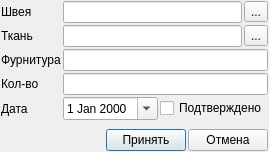
<?xml version="1.0" encoding="UTF-8"?>
<ui version="4.0">
 <class>Dialog</class>
 <widget class="QDialog" name="Dialog">
  <property name="geometry">
   <rect>
    <x>0</x>
    <y>0</y>
    <width>267</width>
    <height>152</height>
   </rect>
  </property>
  <property name="windowTitle">
   <string>Нарезка бейки</string>
  </property>
  <layout class="QGridLayout" name="gridLayout">
   <property name="leftMargin">
    <number>1</number>
   </property>
   <property name="topMargin">
    <number>1</number>
   </property>
   <property name="rightMargin">
    <number>1</number>
   </property>
   <property name="bottomMargin">
    <number>1</number>
   </property>
   <property name="spacing">
    <number>2</number>
   </property>
   <item row="2" column="0">
    <widget class="QLabel" name="label_2">
     <property name="text">
      <string>Фурнитура</string>
     </property>
    </widget>
   </item>
   <item row="3" column="0">
    <widget class="QLabel" name="label_3">
     <property name="text">
      <string>Кол-во</string>
     </property>
    </widget>
   </item>
   <item row="2" column="1">
    <widget class="QLineEdit" name="le_accessories_name">
     <property name="readOnly">
      <bool>true</bool>
     </property>
    </widget>
   </item>
   <item row="3" column="1">
    <widget class="QLineEdit" name="le_value"/>
   </item>
   <item row="1" column="0">
    <widget class="QLabel" name="label">
     <property name="text">
      <string>Ткань</string>
     </property>
    </widget>
   </item>
   <item row="4" column="0">
    <widget class="QLabel" name="label_5">
     <property name="text">
      <string>Дата</string>
     </property>
    </widget>
   </item>
   <item row="0" column="0">
    <widget class="QLabel" name="label_4">
     <property name="text">
      <string>Швея</string>
     </property>
    </widget>
   </item>
   <item row="6" column="0" colspan="2">
    <layout class="QHBoxLayout" name="horizontalLayout_4">
     <property name="spacing">
      <number>2</number>
     </property>
     <item>
      <spacer name="horizontalSpacer_2">
       <property name="orientation">
        <enum>Qt::Horizontal</enum>
       </property>
       <property name="sizeHint" stdset="0">
        <size>
         <width>40</width>
         <height>20</height>
        </size>
       </property>
      </spacer>
     </item>
     <item>
      <widget class="QPushButton" name="pushButton_2">
       <property name="text">
        <string>Принять</string>
       </property>
      </widget>
     </item>
     <item>
      <widget class="QPushButton" name="pushButton">
       <property name="text">
        <string>Отмена</string>
       </property>
      </widget>
     </item>
    </layout>
   </item>
   <item row="4" column="1">
    <layout class="QHBoxLayout" name="horizontalLayout_3">
     <item>
      <widget class="QDateEdit" name="de_date">
       <property name="calendarPopup">
        <bool>true</bool>
       </property>
      </widget>
     </item>
     <item>
      <spacer name="horizontalSpacer">
       <property name="orientation">
        <enum>Qt::Horizontal</enum>
       </property>
       <property name="sizeHint" stdset="0">
        <size>
         <width>40</width>
         <height>20</height>
        </size>
       </property>
      </spacer>
     </item>
     <item>
      <widget class="QCheckBox" name="cb_ok">
       <property name="text">
        <string>Подтверждено</string>
       </property>
      </widget>
     </item>
    </layout>
   </item>
   <item row="1" column="1">
    <layout class="QHBoxLayout" name="horizontalLayout">
     <item>
      <widget class="QLineEdit" name="le_material">
       <property name="readOnly">
        <bool>true</bool>
       </property>
      </widget>
     </item>
     <item>
      <widget class="QToolButton" name="toolButton">
       <property name="text">
        <string>...</string>
       </property>
      </widget>
     </item>
    </layout>
   </item>
   <item row="0" column="1">
    <layout class="QHBoxLayout" name="horizontalLayout_2">
     <item>
      <widget class="QLineEdit" name="le_worker">
       <property name="readOnly">
        <bool>true</bool>
       </property>
      </widget>
     </item>
     <item>
      <widget class="QToolButton" name="toolButton_2">
       <property name="text">
        <string>...</string>
       </property>
      </widget>
     </item>
    </layout>
   </item>
   <item row="5" column="1">
    <spacer name="verticalSpacer">
     <property name="orientation">
      <enum>Qt::Vertical</enum>
     </property>
     <property name="sizeHint" stdset="0">
      <size>
       <width>20</width>
       <height>40</height>
      </size>
     </property>
    </spacer>
   </item>
  </layout>
 </widget>
 <resources/>
 <connections>
  <connection>
   <sender>toolButton_2</sender>
   <signal>clicked()</signal>
   <receiver>Dialog</receiver>
   <slot>ui_view_worker()</slot>
   <hints>
    <hint type="sourcelabel">
     <x>257</x>
     <y>9</y>
    </hint>
    <hint type="destinationlabel">
     <x>327</x>
     <y>9</y>
    </hint>
   </hints>
  </connection>
  <connection>
   <sender>toolButton</sender>
   <signal>clicked()</signal>
   <receiver>Dialog</receiver>
   <slot>ui_view_material()</slot>
   <hints>
    <hint type="sourcelabel">
     <x>252</x>
     <y>37</y>
    </hint>
    <hint type="destinationlabel">
     <x>349</x>
     <y>34</y>
    </hint>
   </hints>
  </connection>
  <connection>
   <sender>pushButton_2</sender>
   <signal>clicked()</signal>
   <receiver>Dialog</receiver>
   <slot>ui_acc()</slot>
   <hints>
    <hint type="sourcelabel">
     <x>164</x>
     <y>136</y>
    </hint>
    <hint type="destinationlabel">
     <x>161</x>
     <y>254</y>
    </hint>
   </hints>
  </connection>
  <connection>
   <sender>pushButton</sender>
   <signal>clicked()</signal>
   <receiver>Dialog</receiver>
   <slot>ui_can()</slot>
   <hints>
    <hint type="sourcelabel">
     <x>223</x>
     <y>134</y>
    </hint>
    <hint type="destinationlabel">
     <x>231</x>
     <y>252</y>
    </hint>
   </hints>
  </connection>
  <connection>
   <sender>toolButton_2</sender>
   <signal>clicked()</signal>
   <receiver>Dialog</receiver>
   <slot>ui_change_beika()</slot>
   <hints>
    <hint type="sourcelabel">
     <x>251</x>
     <y>13</y>
    </hint>
    <hint type="destinationlabel">
     <x>252</x>
     <y>-51</y>
    </hint>
   </hints>
  </connection>
  <connection>
   <sender>toolButton</sender>
   <signal>clicked()</signal>
   <receiver>Dialog</receiver>
   <slot>ui_change_beika()</slot>
   <hints>
    <hint type="sourcelabel">
     <x>248</x>
     <y>34</y>
    </hint>
    <hint type="destinationlabel">
     <x>192</x>
     <y>-52</y>
    </hint>
   </hints>
  </connection>
  <connection>
   <sender>le_value</sender>
   <signal>editingFinished()</signal>
   <receiver>Dialog</receiver>
   <slot>ui_change_beika()</slot>
   <hints>
    <hint type="sourcelabel">
     <x>214</x>
     <y>86</y>
    </hint>
    <hint type="destinationlabel">
     <x>362</x>
     <y>81</y>
    </hint>
   </hints>
  </connection>
  <connection>
   <sender>de_date</sender>
   <signal>editingFinished()</signal>
   <receiver>Dialog</receiver>
   <slot>ui_change_beika()</slot>
   <hints>
    <hint type="sourcelabel">
     <x>88</x>
     <y>107</y>
    </hint>
    <hint type="destinationlabel">
     <x>-49</x>
     <y>109</y>
    </hint>
   </hints>
  </connection>
 </connections>
 <slots>
  <slot>ui_view_worker()</slot>
  <slot>ui_view_material()</slot>
  <slot>ui_acc()</slot>
  <slot>ui_can()</slot>
  <slot>ui_change_beika()</slot>
 </slots>
</ui>
